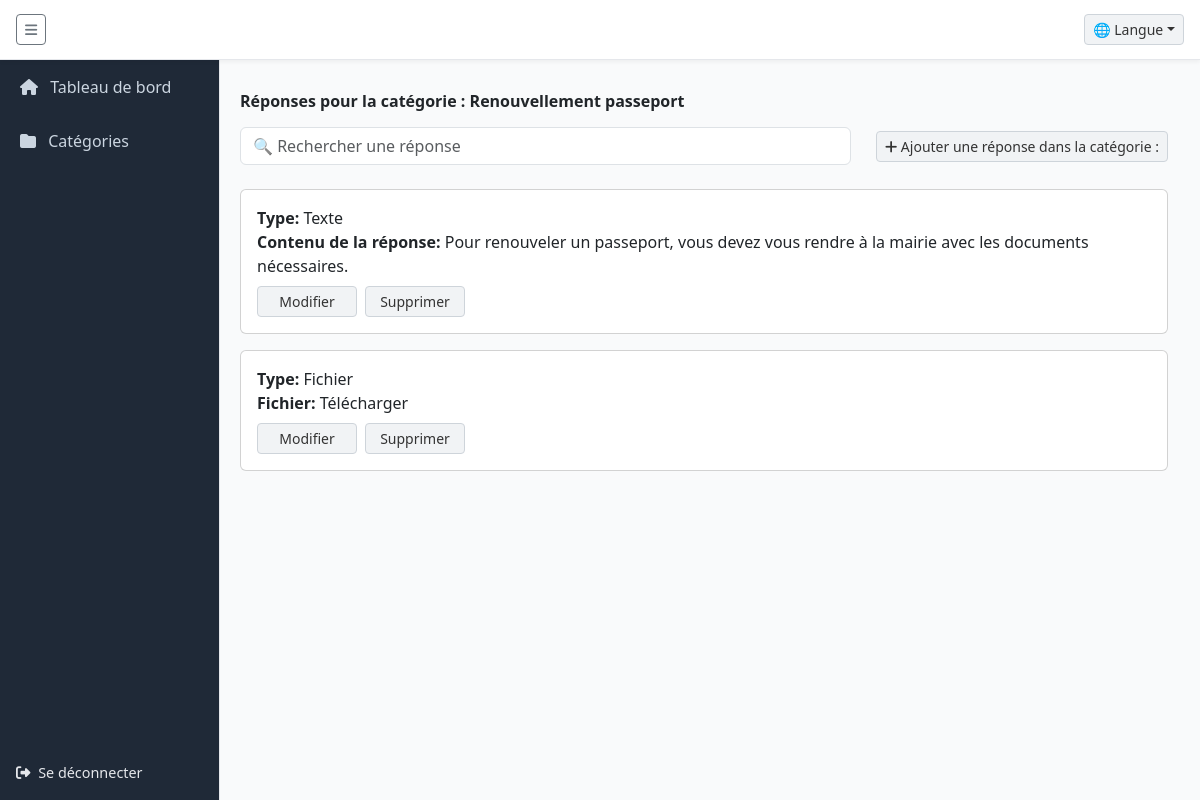
Page /categories/3/responses (signed in) on the committed database.
### models.py (models this page shows, shortened)
class Category(db.Model):
    __tablename__ = 'category'
    id = db.Column(db.Integer, primary_key=True)
    name_fr = db.Column(db.String(255))
    name_en = db.Column(db.String(255))
    name_ar = db.Column(db.String(255))
    parent_id = db.Column(db.Integer, db.ForeignKey('category.id'), nullable=True)
    source_lang = db.Column(db.String(10), default='fr')
    parent = db.relationship('Category', remote_side=[id], backref='subcategories')

class Response(db.Model):
    __tablename__ = 'response'
    id = db.Column(db.Integer, primary_key=True)
    type = db.Column(db.String(20), nullable=False)  # text, link, contact, file, form
    answer_fr = db.Column(db.Text, nullable=True)
    answer_en = db.Column(db.Text, nullable=True)
    answer_ar = db.Column(db.Text, nullable=True)
    file_url = db.Column(db.String(300), nullable=True)
    source_lang = db.Column(db.String(5), nullable=True, default='fr')  # <- Ajout ici
    category_id = db.Column(db.Integer, db.ForeignKey('category.id'), nullable=False)
    created_at = db.Column(db.DateTime, default=datetime.utcnow)
    updated_at = db.Column(db.DateTime, default=datetime.utcnow, onupdate=datetime.utcnow)
    category = db.relationship('Category', backref='responses')

### app.py (the view)
@app.route('/categories/<int:category_id>/responses')
def responses_by_category(category_id):
    if 'username' not in session:
        return redirect(url_for('login'))
    category = Category.query.get_or_404(category_id)
    responses = Response.query.filter_by(category_id=category.id).all()
    role = session.get('role')
    lang_code = session.get("lang", "fr")
    lang_attr = "answer_" + lang_code
    return render_template(
        'responses_by_category.html',
        category=category,
        responses=responses,
        lang_attr=lang_attr,
        role=role
    )

### app.py (called while the page is built)
def load_translations(lang):
    try:
        with open(f'translations/{lang}.json', encoding='utf-8') as f:
            return json.load(f)
    except:
        return {}

@app.before_request
def set_default_language():
    if 'lang' not in session:
        session['lang'] = 'fr'
    g.translations = load_translations(session['lang'])

@app.context_processor
def inject_translation_function():
    def t(key):
        return g.translations.get(key, key)
    return dict(t=t, get_locale=lambda: session.get('lang', 'fr'))

### templates/responses_by_category.html (shortened to what this page needs)
<!DOCTYPE html>
<html lang="{{ get_locale() }}" dir="{% if get_locale() == 'ar' %}rtl{% else %}ltr{% endif %}">
<head>
    <script src="https://cdn.tailwindcss.com"></script>
    <link rel="stylesheet" href="https://cdn.jsdelivr.net/npm/bootstrap@5.3.0/dist/css/bootstrap.min.css">
    <link rel="stylesheet" href="https://cdnjs.cloudflare.com/ajax/libs/font-awesome/6.4.0/css/all.min.css">
</head>
<body>
<div id="sidebar" class="sidebar">
    <a class="nav-link {% if request.endpoint == 'dashboard' %}active{% endif %}" href="{{ url_for('dashboard') }}">
        <i class="fa fa-home me-2"></i> {{ t("Dashboard") }}
    </a>
    <a class="nav-link {% if request.endpoint == 'manage_categories' %}active{% endif %}" href="{{ url_for('manage_categories') }}">
        <i class="fa fa-folder me-2"></i> {{ t("Catégories") }}
    </a>
    <a href="{{ url_for('logout') }}" class="logout-btn">
        <i class="fa fa-sign-out-alt me-1"></i> {{ t("Se déconnecter") }}
    </a>
</div>
<div class="topbar">
    <button class="btn btn-outline-secondary btn-sm" onclick="toggleSidebar()">
        <i class="fa fa-bars"></i>
    </button>
    <div class="dropdown">
        <button class="btn btn-soft btn-sm dropdown-toggle" type="button" data-bs-toggle="dropdown">🌐 {{ t("Langue") }}</button>
    </div>
</div>
<div class="main-content">
    <div class="row mb-3">
        <div class="col-md-12">
            <h2 class="fw-bold">
                {{ t("responses_for_category") }} :
                {% if get_locale() == 'fr' %}{{ category.name_fr }}
                {% elif get_locale() == 'en' %}{{ category.name_en or category.name_fr }}
                {% elif get_locale() == 'ar' %}{{ category.name_ar or category.name_fr }}
                {% endif %}
            </h2>
        </div>
    </div>
    <div class="mb-4 row align-items-center">
        <div class="col-md-8 mb-2 mb-md-0">
            <input type="text" id="searchInput" class="form-control" placeholder="🔍 {{ t('search_response') }}">
        </div>
        <div class="col-md-4 text-md-end">
            <a href="{{ url_for('add_response_for_category', category_id=category.id) }}" class="btn btn-soft btn-sm">
                <i class="fas fa-plus"></i> {{ t("add_response_heading") }}
            </a>
        </div>
    </div>
    {% if responses %}
        {% for response in responses %}
            <div class="card response-card mb-3">
                <div class="card-body">
                    <p><strong>{{ t("type") }}:</strong> {{ t(response.type) }}</p>
                    {% if response.type == 'text' %}
                        <p><strong>{{ t("response_content_label") }}:</strong>
                            {{ response[lang_attr] or t("no_content_available") }}
                        </p>
                    {% elif response.type in ['link', 'contact'] %}
                        <p><strong>{{ t("response_content_label") }}:</strong>
                            {{ response[lang_attr] or response.answer_fr or response.answer_en or response.answer_ar or t("no_content_available") }}
                        </p>
                    {% elif response.type == 'file' %}
                        {% if response.file_url %}
                            <p><strong>{{ t("file") }}:</strong>
                                <a href="{{ url_for('uploaded_file', filename=response.file_url.split('/')[-1].split('\\')[-1]) }}" target="_blank">{{ t("download") }}</a>
                            </p>
                        {% else %}
                            <p class="text-muted">{{ t("no_content_available") }}</p>
                        {% endif %}
                    {% else %}
                        <p class="text-muted">{{ t("no_content_available") }}</p>
                    {% endif %}
                    <div class="d-flex gap-2 mt-2">
                        <a href="{{ url_for('edit_response', response_id=response.id) }}" class="btn btn-sm btn-soft">{{ t("edit") }}</a>
                        <a href="{{ url_for('delete_response', response_id=response.id) }}" class="btn btn-sm btn-soft" onclick="return confirm('{{ t('confirm_delete') }}');">{{ t("delete") }}</a>
                    </div>
                </div>
            </div>
        {% endfor %}
    {% else %}
        <div class="alert alert-info">{{ t("no_responses_in_category") }}</div>
    {% endif %}
</div>
</body>
</html>

### rows in the picture
Category: name_fr "Renouvellement passeport"
Response: t "Type", type "Texte", t "Contenu de la réponse", answer_fr "Pour renouveler un passeport, vous devez vous rendre à la mairie avec les documents nécessaires.", t "Modifier", t "Supprimer"
Response: t "Type", type "Fichier", t "Fichier", t "Télécharger", t "Modifier", t "Supprimer"

### other values in the picture
{{ t("Dashboard") }} "Tableau de bord"
{{ t("Catégories") }} "Catégories"
{{ t("Se déconnecter") }} "Se déconnecter"
{{ t("Langue") }} "Langue"
{{ t("responses_for_category") }} "Réponses pour la catégorie"
{{ t("add_response_heading") }} "Ajouter une réponse dans la catégorie :"
